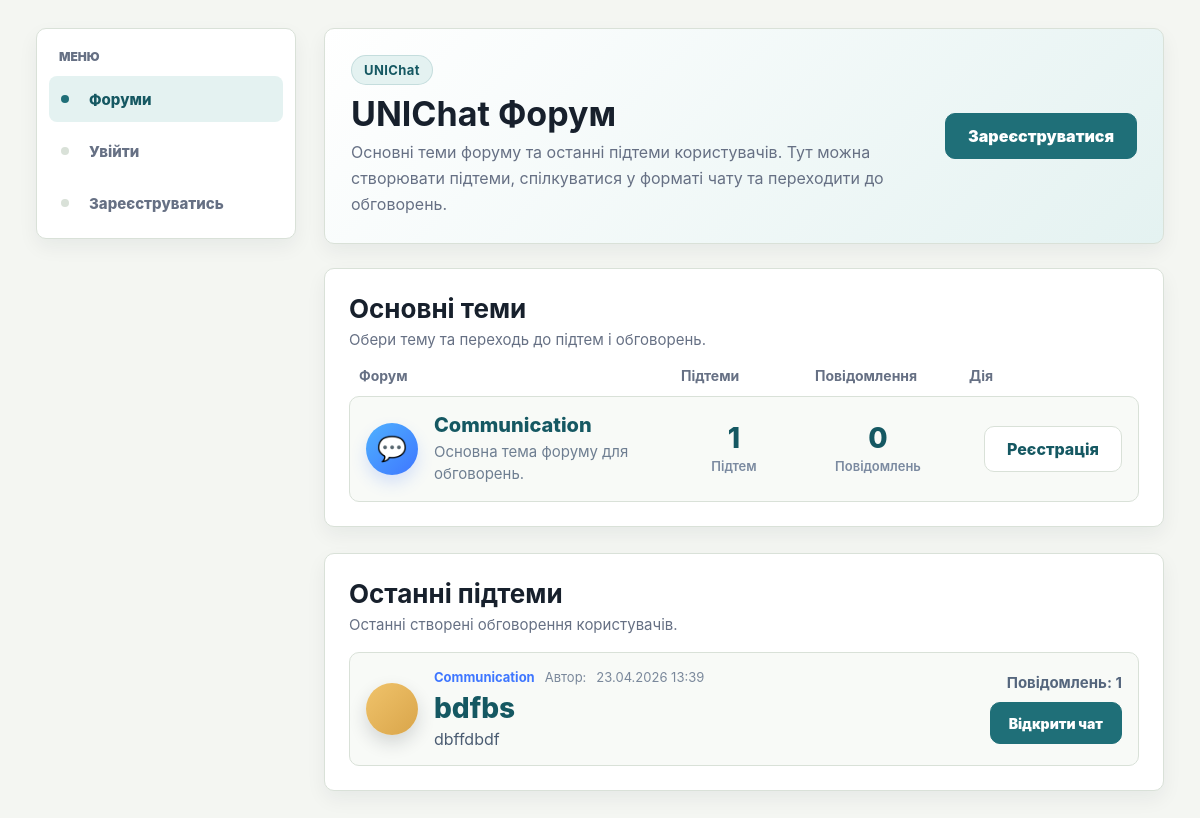
Before: / with the older database file.
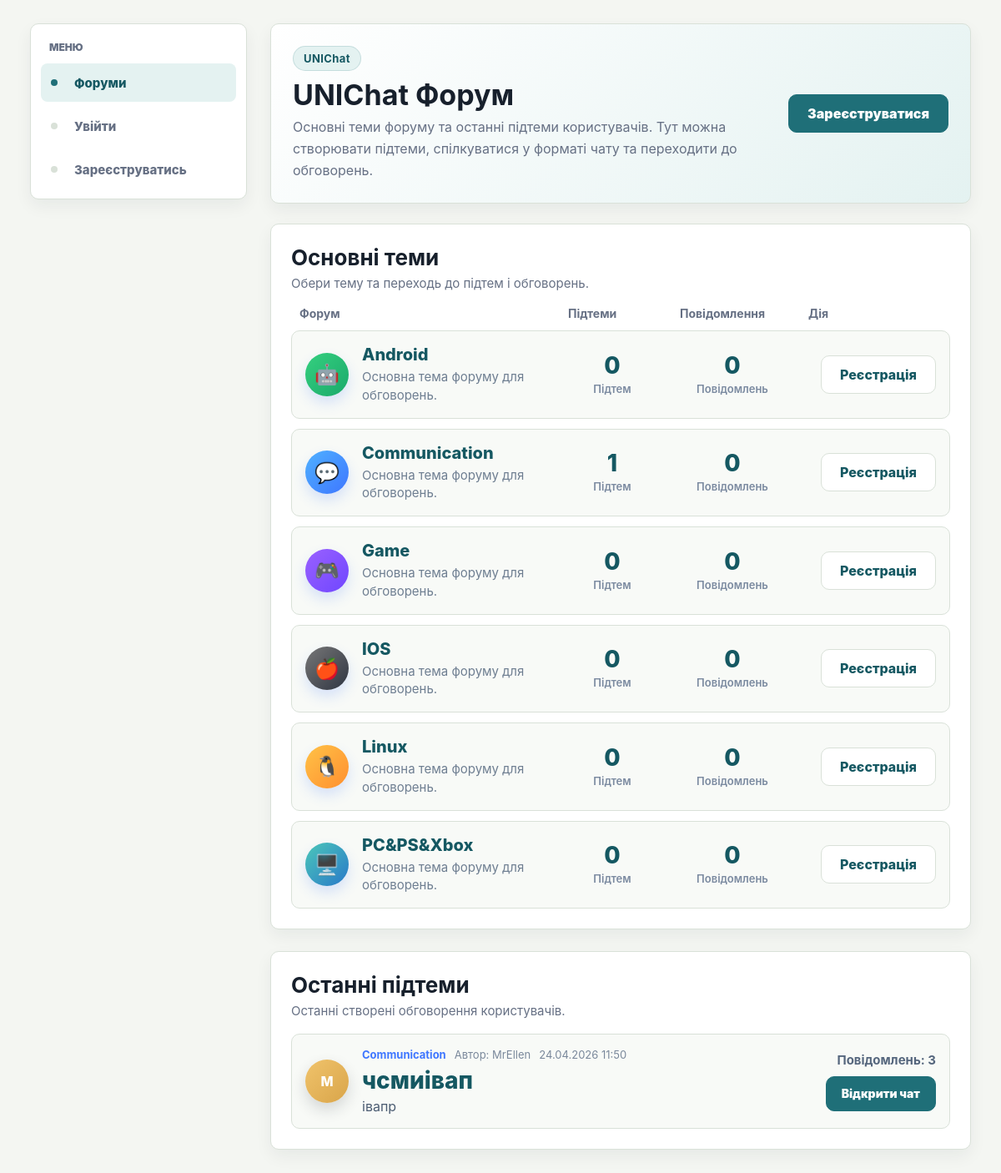
After: the same page with the newer database file.
### myapp/models.py (models this page shows, shortened)
class Category(models.Model):
    name = models.CharField(max_length=100, verbose_name="Назва")
    description = models.TextField(blank=True, default="", verbose_name="Опис")
    avatar_file = models.FileField(
        upload_to="forum/category_avatars/",
        blank=True,
        null=True,
        verbose_name="Аватарка основної теми"
    )
    created_at = models.DateTimeField(auto_now_add=True, verbose_name="Створено")
    updated_at = models.DateTimeField(auto_now=True, verbose_name="Оновлено")
    class Meta:
        verbose_name = "Категорія форуму"
        verbose_name_plural = "Категорії форуму"

class Post(models.Model):
    category = models.ForeignKey(
        Category,
        on_delete=models.CASCADE,
        related_name="posts",
        verbose_name="Основна тема"
    )
    author = models.ForeignKey(
        User,
        on_delete=models.SET_NULL,
        null=True,
        blank=True,
        related_name="forum_topics",
        verbose_name="Користувач"
    )
    author_name = models.CharField(max_length=100, default="Користувач", verbose_name="Автор")
    title = models.CharField(max_length=200, verbose_name="Назва підтеми")
    content = models.TextField(verbose_name="Опис підтеми")
    avatar_file = models.FileField(
        upload_to="forum/topic_avatars/",
        blank=True,
        null=True,
        verbose_name="Аватарка підтеми"
    )
    created_at = models.DateTimeField(auto_now_add=True, verbose_name="Створено")
    updated_at = models.DateTimeField(auto_now=True, verbose_name="Оновлено")
    class Meta:
        verbose_name = "Підтема"
        verbose_name_plural = "Підтеми"

### myapp/views.py (the view)
# urls.py: path("", views.home, name="home"),
def home(request):
    context = get_base_context(request)
    categories = Category.objects.annotate(
        topics_total=Count("posts", distinct=True),
        messages_total=Count("posts__comments", distinct=True),
    ).order_by("name")
    posts = (
        Post.objects.select_related("category", "author")
        .annotate(comments_total=Count("comments", distinct=True))
        .order_by("-updated_at", "-created_at")
    )
    selected_category_id = request.GET.get("category")
    if selected_category_id and selected_category_id.isdigit():
        selected_category_id = int(selected_category_id)
        posts = posts.filter(category_id=selected_category_id)
    else:
        selected_category_id = None
    context.update(
        {
            "title": "UNIChat Forum",
            "categories": categories,
            "posts": posts,
            "latest_posts": posts,
            "recent_posts": posts,
            "selected_category_id": selected_category_id,
        }
    )
    return render(request, "myapp/home.html", context)

### myapp/i18n.py (called while the page is built)
def normalize_language(language):
    if language in SUPPORTED_LANGUAGES:
        return language
    return DEFAULT_LANGUAGE

def get_ui_text(language):
    return UI_TEXTS[normalize_language(language)]

### myapp/views.py (called while the page is built, shortened)
def get_base_context(request):
    categories = Category.objects.annotate(
        posts_total=Count("posts", distinct=True)
    ).order_by("name")
    cart_count = 0
    saved_count = 0
    notifications_count = 0
    site_theme = request.session.get("site_theme", "light")
    site_language = request.session.get("site_language", "uk")
    if site_theme not in ["light", "dark"]:
        site_theme = "light"
    if site_language not in ["uk", "en"]:
        site_language = "uk"
    return {
        "categories": categories,
        "cart_count": cart_count,
        "saved_count": saved_count,
        "notifications_count": notifications_count,
        "site_theme": site_theme,
        "site_language": site_language,
        "ui": get_ui_text(site_language),
    }

### myapp/templates/myapp/home.html (shortened to what this page needs)
{% extends 'myapp/base.html' %}
{% block content %}
<div class="forum-home-page">
    <div class="forum-home-hero">
        <div class="forum-home-hero-left">
            <span class="forum-home-badge">UNIChat</span>
            <h1>UNIChat Форум</h1>
            <p>
                Основні теми форуму та останні підтеми користувачів.
                Тут можна створювати підтеми, спілкуватися у форматі чату
                та переходити до обговорень.
            </p>
        </div>
        <div class="forum-home-hero-right">
            {% if user.is_authenticated %}
                <a href="{% url 'create_post' %}" class="forum-primary-btn">Створити підтему</a>
            {% else %}
                <a href="{% url 'register' %}" class="forum-primary-btn">Зареєструватися</a>
            {% endif %}
        </div>
    </div>
    <div class="forum-main-card">
        <div class="forum-section-title-wrap">
            <h2>Основні теми</h2>
            <p>Обери тему та переходь до підтем і обговорень.</p>
        </div>
        <div class="forum-table-head">
            <div>Форум</div>
            <div>Підтеми</div>
            <div>Повідомлення</div>
            <div>Дія</div>
        </div>
        <div class="forum-category-list">
            {% for category in categories %}
                <div class="forum-category-row">
                    <div class="forum-category-main">
                        <div class="forum-category-icon
                            {% if 'android' in category.name|lower %}icon-android
                            {% elif 'communication' in category.name|lower %}icon-communication
                            {% elif 'game' in category.name|lower %}icon-game
                            {% elif 'ios' in category.name|lower %}icon-ios
                            {% elif 'linux' in category.name|lower %}icon-linux
                            {% elif 'pc' in category.name|lower or 'xbox' in category.name|lower or 'ps' in category.name|lower %}icon-pc
                            {% else %}icon-default{% endif %}">
                            {% if 'android' in category.name|lower %}
                                🤖
                            {% elif 'communication' in category.name|lower %}
                                💬
                            {% elif 'game' in category.name|lower %}
                                🎮
                            {% elif 'ios' in category.name|lower %}
                                🍎
                            {% elif 'linux' in category.name|lower %}
                                🐧
                            {% elif 'pc' in category.name|lower or 'xbox' in category.name|lower or 'ps' in category.name|lower %}
                                🖥️
                            {% else %}
                                📁
                            {% endif %}
                        </div>
                        <div class="forum-category-info">
                            <a href="{% url 'category_posts' category.id %}" class="forum-category-title">
                                {{ category.name }}
                            </a>
                            <div class="forum-category-desc">
                                {{ category.description|default:"Основна тема форуму для обговорень." }}
                            </div>
                        </div>
                    </div>
                    <div class="forum-category-stats">
                        <div class="forum-stat-number">{{ category.posts.count|default:"0" }}</div>
                        <div class="forum-stat-label">Підтем</div>
                    </div>
                    <div class="forum-category-stats">
                        <div class="forum-stat-number">{{ category.total_messages|default:"0" }}</div>
                        <div class="forum-stat-label">Повідомлень</div>
                    </div>
                    <div class="forum-category-action">
                        {% if user.is_authenticated %}
                            <a href="{% url 'create_post' %}?category={{ category.id }}" class="forum-secondary-btn">
                                Нова підтема
                            </a>
                        {% else %}
                            <a href="{% url 'register' %}" class="forum-secondary-btn">
                                Реєстрація
                            </a>
                        {% endif %}
                    </div>
                </div>
            {% empty %}
                <div class="forum-empty-box">
                    Поки що немає жодної основної теми.
                </div>
            {% endfor %}
        </div>
    </div>
    <div class="forum-main-card forum-latest-card">
        <div class="forum-section-title-wrap">
            <h2>Останні підтеми</h2>
            <p>Останні створені обговорення користувачів.</p>
        </div>
        <div class="forum-latest-list">
            {% if latest_posts %}
                {% for post in latest_posts %}
                    <div class="forum-latest-row">
                        <div class="forum-latest-left">
                            <div class="forum-latest-avatar">
                                {% if post.author.userprofile.avatar_file %}
                                    <img src="{{ post.author.userprofile.avatar_file.url }}" alt="avatar">
                                {% else %}
                                    {{ post.author.username|slice:":1"|upper }}
                                {% endif %}
                            </div>
                            <div class="forum-latest-info">
                                <div class="forum-latest-topline">
                                    <span class="forum-latest-category">{{ post.category.name }}</span>
                                    <span class="forum-latest-author">Автор: {{ post.author.username }}</span>
                                    <span class="forum-latest-date">{{ post.created_at|date:"d.m.Y H:i" }}</span>
                                </div>
                                <a href="{% url 'post_detail' post.id %}" class="forum-latest-title">
                                    {{ post.title }}
                                </a>
                                <div class="forum-latest-text">
                                    {{ post.content|truncatechars:110 }}
                                </div>
                            </div>
                        </div>
                        <div class="forum-latest-right">
                            <div class="forum-latest-count">
                                Повідомлень: {{ post.comments.count|default:"0" }}
                            </div>
                            <a href="{% url 'post_detail' post.id %}" class="forum-primary-btn small-btn">
                                Відкрити чат
                            </a>
                        </div>
                    </div>
                {% empty %}
                    <div class="forum-empty-box">
                        Поки що немає підтем.
                    </div>
                {% endfor %}
            {% else %}
                <div class="forum-empty-box">
                    Поки що немає підтем.
                </div>
            {% endif %}
        </div>
    </div>
</div>
{% endblock %}

### myapp/templates/myapp/base.html (shortened to what this page needs)
{% load static %}
<!DOCTYPE html>
<html lang="{{ site_language|default:'uk' }}">
<head>
    <link rel="stylesheet" href="{% static 'myapp/css/style.css' %}?v=20260508-lang">
</head>
<body class="theme-{{ site_theme|default:'light' }}">
    <main class="site-shell main-layout">
        <aside class="side-panel">
            <div class="side-menu">
                <div class="side-menu-label">{{ ui.menu }}</div>
                <nav class="side-nav" aria-label="Основне меню">
                    <a href="{% url 'home' %}" class="side-link {% if request.resolver_match.url_name == 'home' or request.resolver_match.url_name == 'category_posts' or request.resolver_match.url_name == 'post_detail' %}is-active{% endif %}">
                        <span>{{ ui.forums }}</span>
                    </a>
                    {% if user.is_authenticated %}
                        <a href="{% url 'friends_list' %}" class="side-link {% if request.resolver_match.url_name == 'friends_list' or request.resolver_match.url_name == 'search_users' or request.resolver_match.url_name == 'public_profile' %}is-active{% endif %}">
                            <span>{{ ui.friends }}</span>
                        </a>
                        <a href="{% url 'messages_list' %}" class="side-link {% if request.resolver_match.url_name == 'messages_list' or request.resolver_match.url_name == 'conversation' %}is-active{% endif %}">
                            <span>{{ ui.messages }}</span>
                        </a>
                        <a href="{% url 'saved_items' %}" class="side-link {% if request.resolver_match.url_name == 'saved_items' %}is-active{% endif %}">
                            <span>{{ ui.saved }}</span>
                            {% if saved_count %}<span class="side-count">{{ saved_count }}</span>{% endif %}
                        </a>
                        <a href="{% url 'profile' %}" class="side-link {% if request.resolver_match.url_name == 'profile' %}is-active{% endif %}">
                            <span>{{ ui.profile }}</span>
                        </a>
                        <a href="{% url 'account_settings' %}" class="side-link {% if request.resolver_match.url_name == 'account_settings' or request.resolver_match.url_name == 'password_reset_request_view' or request.resolver_match.url_name == 'password_reset_confirm_view' %}is-active{% endif %}">
                            <span>{{ ui.settings }}</span>
                        </a>
                    {% else %}
                        <a href="{% url 'login_view' %}" class="side-link {% if request.resolver_match.url_name == 'login_view' %}is-active{% endif %}">
                            <span>{{ ui.login }}</span>
                        </a>
                        <a href="{% url 'register' %}" class="side-link {% if request.resolver_match.url_name == 'register' %}is-active{% endif %}">
                            <span>{{ ui.register }}</span>
                        </a>
                    {% endif %}
                </nav>
            </div>
        </aside>
        <section class="content-area">
            {% block content %}{% endblock %}
        </section>
    </main>
</body>
</html>

Changed rows visible on the page:
removed Post: category.name "Communication", created_at "23.04.2026 13:39", title "bdfbs", content "dbffdbdf", comments.count "1"
added Category: name "Android", description "Основна тема форуму для обговорень.", posts.count "0", total_messages "0"
added Category: name "Game", description "Основна тема форуму для обговорень.", posts.count "0", total_messages "0"
added Category: name "IOS", description "Основна тема форуму для обговорень.", posts.count "0", total_messages "0"
added Category: name "Linux", description "Основна тема форуму для обговорень.", posts.count "0", total_messages "0"
added Category: name "PC&PS&Xbox", description "Основна тема форуму для обговорень.", posts.count "0", total_messages "0"
added Post: author.username "M", category.name "Communication", author.username "MrEllen", created_at "24.04.2026 11:50", title "чсмиівап", content "івапр", comments.count "3"
